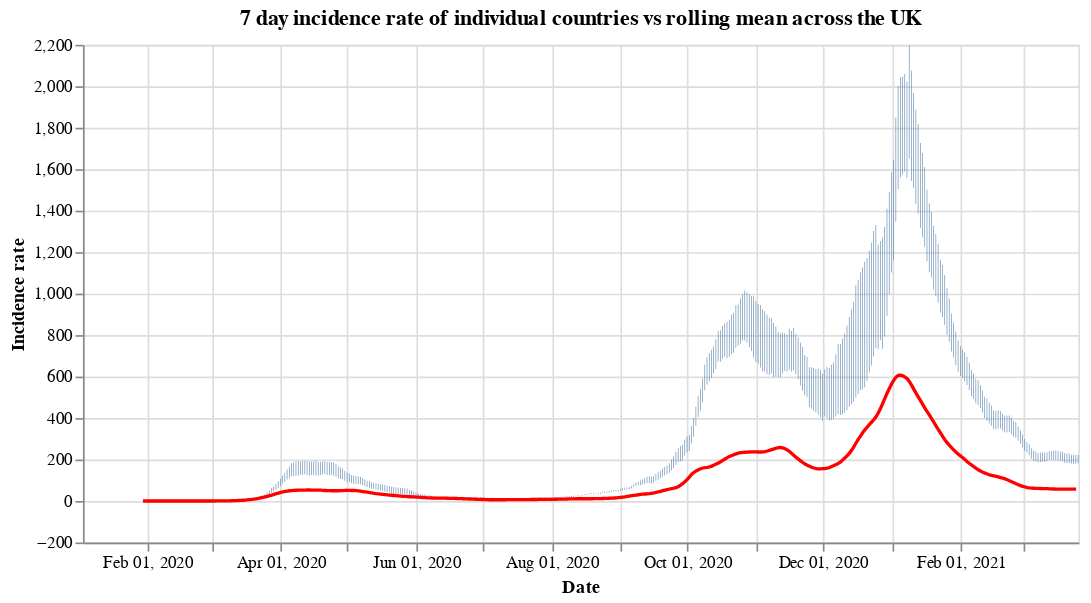

This figure's notebook cell:
### Code cell
#collapse
countries = uk_cases['areaName'].unique()
countries.sort()

selection = alt.selection_single(
    name='Select',
    fields=['areaName'],
    init={'areaName': 'Wales'},
    bind={'areaName': alt.binding_select(options=countries)}
)

# scatter plot, modify opacity based on selection
bars = alt.Chart(uk_cases).mark_bar().add_selection(
    selection
).encode(
    x=alt.X("yearmonthdate(date):T", axis=alt.Axis(title='Date')),
    y=alt.Y("weeklyCasesRate:Q", axis=alt.Axis(title='Incidence rate')),
    tooltip='weeklyCasesRate:Q',
    opacity=alt.condition(selection, alt.value(1), alt.value(0))
).properties(title=f'7 day incidence rate of individual countries vs rolling mean across the UK', width=600)

line = alt.Chart(overview_cases).mark_line(
    color='red',
    size=2,
).transform_window(
    rolling_mean='mean(weeklyCasesRate)',
    frame=[0, 7]
).encode(
    x='yearmonthdate(date):T',
    y='rolling_mean:Q'
)

alt.layer(bars, line)

### Figure 1 — Vega-Lite specification as saved in the notebook (floating-point values rounded to 4 significant figures; data arrays with more than 128 entries replaced by an {"elided": "..."} marker saying what was removed)
{"config": {"view": {"continuousWidth": 400, "continuousHeight": 300}}, "layer": [{"data": {"name": "data-21580e113eecde7a5aa55919964b89f9"}, "mark": "bar", "encoding": {"opacity": {"condition": {"value": 1, "selection": "Select"}, "value": 0}, "tooltip": {"type": "quantitative", "field": "weeklyCasesRate"}, "x": {"type": "temporal", "axis": {"title": "Date"}, "field": "date", "timeUnit": "yearmonthdate"}, "y": {"type": "quantitative", "axis": {"title": "Incidence rate"}, "field": "weeklyCasesRate"}}, "selection": {"Select": {"type": "single", "fields": ["areaName"], "init": {"areaName": "Wales"}, "bind": {"areaName": {"input": "select", "options": ["England", "Northern Ireland", "Scotland", "Wales"]}}}}, "title": "7 day incidence rate of individual countries vs rolling mean across the UK", "width": 600}, {"data": {"name": "data-a839c1542bd43f898a287ee43e61f716"}, "mark": {"type": "line", "color": "red", "size": 2}, "encoding": {"x": {"type": "temporal", "field": "date", "timeUnit": "yearmonthdate"}, "y": {"type": "quantitative", "field": "rolling_mean"}}, "transform": [{"window": [{"op": "mean", "field": "weeklyCasesRate", "as": "rolling_mean"}], "frame": [0, 7]}]}], "$schema": "https://vega.github.io/schema/vega-lite/v4.8.1.json", "datasets": {"data-21580e113eecde7a5aa55919964b89f9": {"elided": "1792 records"}, "data-a839c1542bd43f898a287ee43e61f716": {"elided": "421 records"}}}
